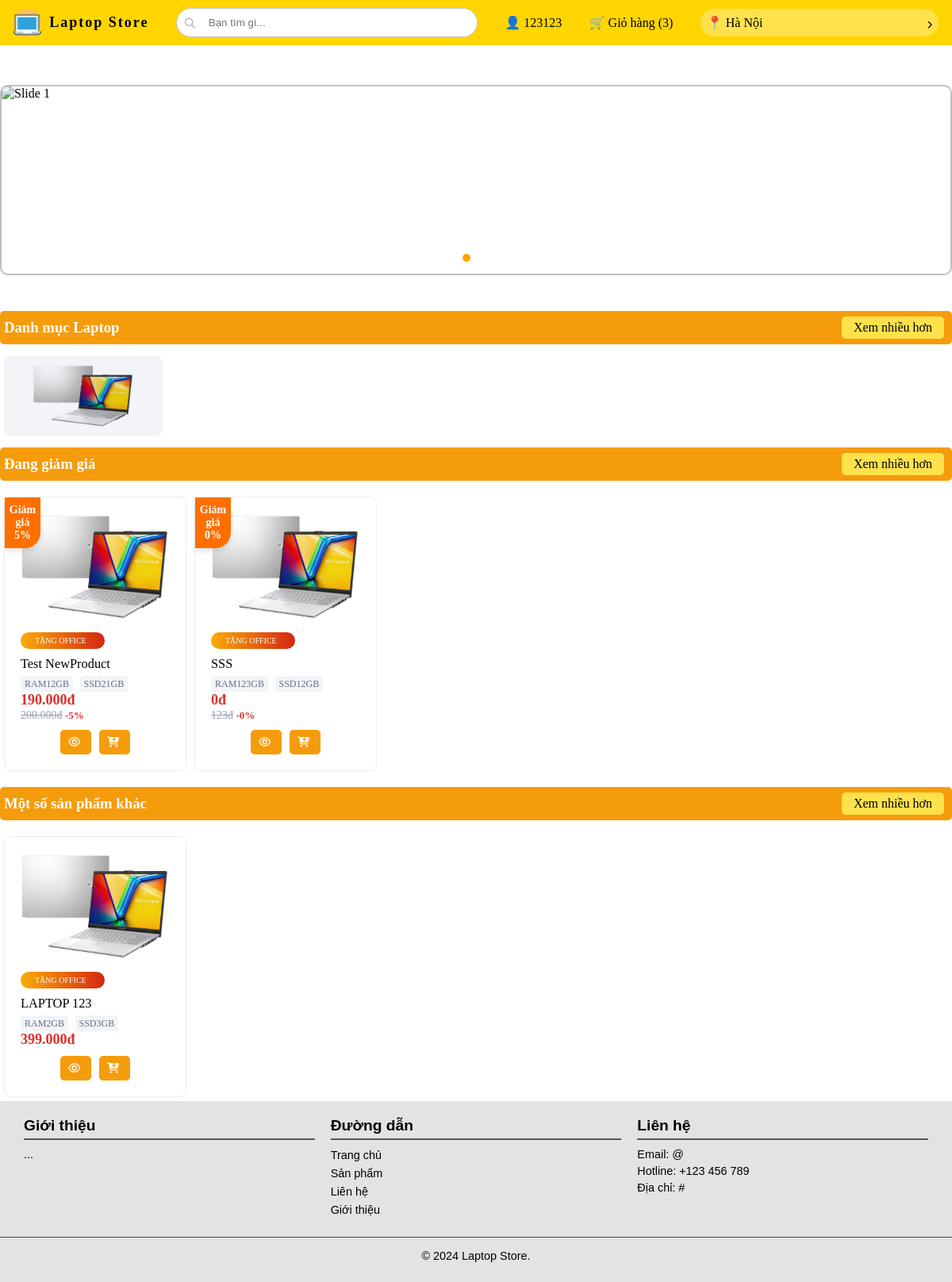
The page / (signed in) on the database its author committed.
### tables this page shows
CREATE TABLE `t_brand` (
  `id` int(11) NOT NULL,
  `shortName` varchar(30) DEFAULT NULL,
  `name` varchar(100) DEFAULT NULL,
  `image` varchar(255) DEFAULT NULL
);

CREATE TABLE `t_product` (
  `id` int(11) NOT NULL,
  `name` varchar(100) DEFAULT NULL,
  `ram` tinyint(4) DEFAULT NULL,
  `ssd` tinyint(4) DEFAULT NULL,
  `hdd` tinyint(4) DEFAULT NULL,
  `weight` float DEFAULT NULL,
  `screen` float DEFAULT NULL,
  `cpu` varchar(30) DEFAULT NULL,
  `isDiscount` tinyint(1) DEFAULT NULL,
  `price` int(11) DEFAULT NULL,
  `image` varchar(255) DEFAULT NULL,
  `description` text DEFAULT NULL,
  `info` text DEFAULT NULL,
  `quantity` int(11) DEFAULT NULL,
  `brandId` int(11) DEFAULT NULL,
  `typeId` int(11) DEFAULT NULL,
  `sold` int(11) DEFAULT NULL,
  `percent` int(11) DEFAULT NULL,
  `newPrice` int(11) DEFAULT NULL
);

### db/connect.php (called while the page is built, shortened)
<?php
class Database {
    private $host = 'localhost';
    private $db_name = 'db_laptop';
    private $username = 'root';
    private $password = '';
    protected $conn;
    private function connect() {
        $this->conn = null;
        try {
            $this->conn = new PDO("mysql:host={$this->host};dbname={$this->db_name}", $this->username, $this->password);
            $this->conn->setAttribute(PDO::ATTR_ERRMODE, PDO::ERRMODE_EXCEPTION);
        } catch (PDOException $e) {
            echo "Connection error: " . $e->getMessage();
        }
    }
    public function findAll($table, $conditions = [], $orderBy = 'id', $orderDirection = 'DESC', $limit = null) {
        $sql = "SELECT * FROM {$table}";
        if ($conditions) {
            $sql .= " WHERE " . implode(" AND ", array_map(fn($k) => "{$k} = :{$k}", array_keys($conditions)));
        }
        $sql .= " ORDER BY {$orderBy} {$orderDirection}";
        if ($limit !== null) {
            $sql .= " LIMIT :limit";
        }
        $stmt = $this->conn->prepare($sql);
        foreach ($conditions as $key => $value) {
            $stmt->bindValue(":{$key}", $value);
        }
        if ($limit !== null) {
            $stmt->bindValue(":limit", (int)$limit, PDO::PARAM_INT);
        }
        $stmt->execute();
        return $stmt->fetchAll(PDO::FETCH_ASSOC);
    }
}
?>

### config/config.php (called while the page is built)
<?php
$config = [
    'HOST' => 'http://localhost/',
    'PROJECT_NAME' => 'Laptop Store',
    'ROOT_FOLDER' => 'TMPWEB'
];
$config['BASE_URL'] = $config['HOST'] . $config['ROOT_FOLDER'];
return $config;

### views/discounting_product.php (the view)
<?php
$products = $db->findAll('t_product', ['isDiscount' => true], 'id', 'DESC',8);
?>
<div class="row">
    <div class="title-more">
        <h3 class="title-block">Đang giảm giá</h3>
        <a class="btn btn-more">Xem nhiều hơn</a>
    </div>
</div>
<div class="products row">
    <?php if ($products): ?>
    <?php $i = 1;
        foreach ($products as $product): ?>
    <a class="product" href="views/product.php?id=<?php echo $product['id']; ?>">
        <div class="tag-discount">
            <div>
                Giảm giá <br> <?php echo $product['percent']; ?>%
            </div>
        </div>
        <div class="box">
            <div class="image">
                <img src="<?php echo $config['BASE_URL'] . '/assets/images/products/' . $product['image']; ?>" alt="">
            </div>
            <div class="gift">
                <span>
                    Tặng Office
                </span>
            </div>
            <h3 class="name">
                <?php echo $product['name']; ?>
            </h3>
            <div class="hardware">
                <span class="tag">RAM<?php echo $product['ram']; ?>GB</span>
                <span class="tag">SSD<?php echo $product['ssd']; ?>GB</span>
            </div>
            <strong class="price">
                <?php echo (number_format($product['newPrice'], 0, ',', '.')) . "đ"; ?>
            </strong>
            <div class="box-p">
                <p class="price-old"> <?php echo (number_format($product['price'], 0, ',', '.')) . "đ"; ?></p>
                <div class="percent"><b>-<?php echo $product['percent'] ?>%</b></div>
            </div>
            <div class="add-to-cart">
                <button title="Xem sản phẩm" class="view"><i class="fa-regular fa-eye"></i></i>&nbsp;</button>
                <button title="Thêm vào giỏ hàng" class="addtocart"><i
                        class="fa-solid fa-cart-arrow-down"></i>&nbsp;</button>
            </div>
        </div>
    </a>
    <?php $i++;
        endforeach; ?>
    <?php else: ?>
    <p>Không có sản phẩm nào</p>
    <?php endif; ?>
</div>

### views/list_brand.php (shortened to what this page needs)
<?php
$brands = $db->findAll('t_brand');
?>
<div class="row">
    <div class="title-more">
        <h3 class="title-block">Danh mục Laptop</h3>
        <a class="btn btn-more">Xem nhiều hơn </a>
    </div>
    <div class="category">
        <?php if ($brands) {
        foreach ($brands as $brand) { ?>
        <a href="views/brand.php?id=<?php echo $brand['id']; ?>" class="item">
            <img src="<?php echo $config['BASE_URL'] . "/assets/images/brands/" . $brand['image']; ?> " alt="">
        </a>
        <?php }
    } ?>
    </div>
</div>

### views/list_product.php
<?php
$products = $db->findAll('t_product', ['isDiscount' => false], 'id', 'DESC', 12);
?>
<div class="row">
    <div class="title-more">
        <h3 class="title-block">Một số sản phẩm khác</h3>
        <a class="btn btn-more">Xem nhiều hơn</a>
    </div>
</div>
<div class="products row">
    <?php if ($products): ?>
    <?php $i = 1;
        foreach ($products as $product): ?>
    <a class="product" href="views/product.php?id=<?php echo $product['id']; ?>">
        <div class="box">
            <div class="image">
                <img src="<?php echo $config['BASE_URL'] . '/assets/images/products/' . $product['image']; ?>" alt="">
            </div>
            <div class="gift">
                <span>
                    Tặng Office
                </span>
            </div>
            <h3 class="name">
                <?php echo $product['name']; ?>
            </h3>
            <div class="hardware">
                <span class="tag">RAM<?php echo $product['ram']; ?>GB</span>
                <span class="tag">SSD<?php echo $product['ssd']; ?>GB</span>
            </div>
            <strong class="price">
                <?php echo (number_format($product['price'], 0, ',', '.')) . "đ"; ?>
            </strong>
            <div class="add-to-cart">
                <button title="Xem sản phẩm" class="view"><i class="fa-regular fa-eye"></i></i>&nbsp;</button>
                <button title="Thêm vào giỏ hàng" class="addtocart"><i
                        class="fa-solid fa-cart-arrow-down"></i>&nbsp;</button>
            </div>
        </div>
    </a>
    <?php $i++;
        endforeach; ?>
    <?php else: ?>
    <p>Không có sản phẩm nào</p>
    <?php endif; ?>
</div>

### assets/css/base.css (style rules this page uses)
* { margin: 0; padding: 0; box-sizing: border-box; }
.row { margin: auto; max-width: 1200px; display: flex; flex-wrap: wrap; }
a { text-decoration: none; color: black; }
h3.title-block { color: white; }
.title-more { width: 100%; background-color: #f59c0c; padding: 10px 5px; margin: 15px 0; position: relative; border-radius: 5px; }
.btn { padding: 5px 15px; border: none; border-radius: 5px; cursor: pointer; transition: 0.3s ease; }
.title-more .btn-more { position: absolute; right: 10px; top: 50%; transform: translate(0, -50%); background-color: #FFE14C; }

### assets/css/index.css (style rules this page uses)
.content .category { display: flex; width: 100%; }
.content .category a.item { margin-left: 5px; width: 200px; max-height: 100px; height: 100px; background: rgba(242, 244, 247, 1); border-radius: 8px; padding: 10px 20px; transition: all .3s ease-in; position: relative; display: flex; align-items: center; justify-content: center; overflow: hidden; }
.content .category a.item img { width: 80%; display: block; height: 100%; margin: auto; transition: all .2s linear; mix-blend-mode: multiply; }
.content .products a.product { position: relative; display: block; width: 18%; border: 1px solid rgba(234, 236, 240, 1); border-radius: 8px; margin: 5px 10px 5px 0; flex: 0 0 calc(20% - 10px); margin: 5px; padding: 10px; box-sizing: border-box; position: relative; }
.content .products a.product .tag-discount { position: absolute; top: 0; left: 0; width: 45px; background-color: orange; z-index: 99999; display: inline-block; background-color: #FF6F00; color: white; font-weight: bold; padding: 8px 0px; border-radius: 0 0 20px 0; box-shadow: 0 4px 6px rgba(0, 0, 0, 0.1); text-align: center; font-size: 14px; transition: all 0.3s ease; }
.content .products a.product .tag-discount div { margin: 0; }
.content .products a.product .box { flex-grow: 1; box-sizing: border-box; padding: 10px; }
.product { font-size: 14px; }
.product .box .image { width: 100%; height: 150px; }
.content .products a.product .box img { width: 100%; transition: transform 0.3s linear; height: 90%; }
.product .box h3.name { display: -webkit-box; -webkit-box-orient: vertical; -webkit-line-clamp: 2; line-height: 20px; overflow: hidden; text-overflow: ellipsis; margin-bottom: 5px; font-weight: normal; }
.tag { background: #f2f4f7; border: 0; color: #667085; border-radius: 2px; display: inline-block; font-size: 12px; line-height: 12px; margin-right: 5px; padding: 4px 5px; white-space: nowrap; }
.product .box strong.price { color: #dd2f2c; font-size: 18px; margin-bottom: 8px; }
.product .box .box-p { margin-bottom: 5px; }
.product .box .box-p p.price-old { color: #98a2b3; display: inline-block; font-size: 14px; line-height: 17px; text-decoration-line: line-through; }
.product .box .box-p .percent { color: #dd2f2c; display: inline-block; font-size: 13px; line-height: 17px; }
.product .add-to-cart { text-align: center; margin-top: 10px; display: flex; justify-content: center; }
.product .add-to-cart button { border: none; padding: 8px 10px; border-radius: 5px; background: #f59c0c; color: white; cursor: pointer; transition: all .3s; margin: 0 5px; }
.product .box .gift { background: linear-gradient(to right, #faab08, #d42611); border-radius: 20px; display: inline-block; overflow: hidden; max-width: 100%; padding-right: 8px; margin-bottom: 5px; }
.product .box .gift span { color: #fff; display: -webkit-box; -webkit-box-orient: vertical; font-size: 10px; line-height: 13px; margin-left: 3px; overflow: hidden; padding: 4px 15px; text-overflow: ellipsis; white-space: nowrap; -webkit-line-clamp: 2; text-transform: uppercase; }

### rows shown on the page
t_brand: image (picture)
t_product: percent "5", image (picture), name "Test NewProduct", ram "12", ssd "21", newPrice "190.000", price "200.000"
t_product: percent "0", image (picture), name "SSS", ram "123", ssd "12", newPrice "0", price "123"
t_product: image (picture), name "LAPTOP 123", ram "2", ssd "3", price "399.000"

### other values the page prints
$config['PROJECT_NAME'] "Laptop Store"
$_SESSION['user']['username'] "123123"
$totalQuantity "3"
